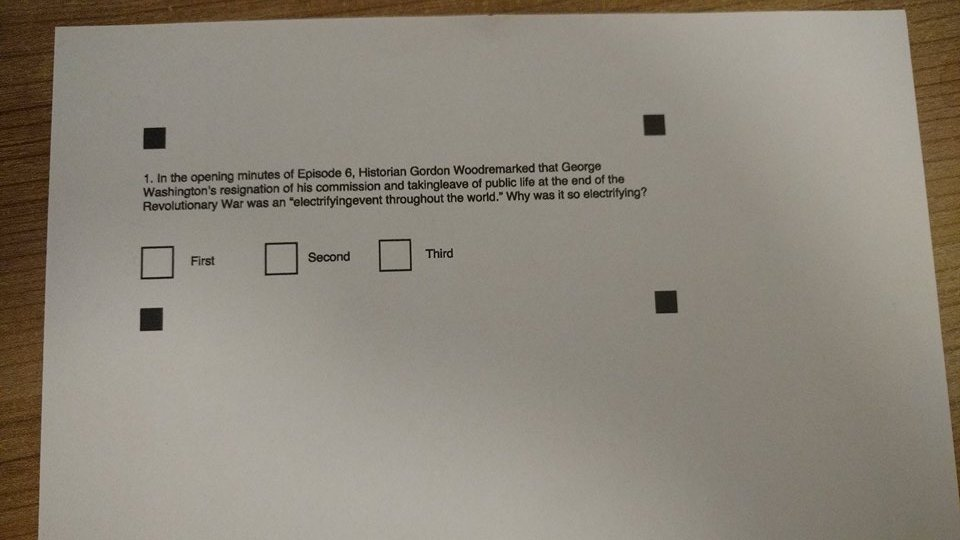
#> input picture test.jpg, 960 x 540 px
$ python -i detector.py   (imports and definitions only)   (older library calls are emulated)
#> lines starting #> are read from the running program, lines starting #| are printed output that depends on the picture; after the words box and inside, x2 and y2 are one past the last pixel; in counts of white or black regions, pixels touching at a corner belong together
#> further down, picture is the input picture: shape (540, 960, 3); mean B, G, R 122, 134.2, 141.1
import cv2
import numpy as np
import pytesseract
import textRegions as txt
from PIL import Image
from matplotlib.pyplot import imshow

class Detector:

    @staticmethod
    def isAnswer(img):
        imgray = cv2.cvtColor(img, cv2.COLOR_BGR2GRAY)
        ret, thresh = cv2.threshold(imgray, 127, 255, 0)
        _, contours, hierarchy = cv2.findContours(thresh, cv2.RETR_EXTERNAL, cv2.CHAIN_APPROX_SIMPLE)
        if contours > 0:
            return True

        return False

    @staticmethod
    def cutAnsSquare(img):
        # img = cv2.cvtColor(img, cv2.COLOR_BGR2GRAY)
        # _, contours, hierarchy = cv2.findContours(img, cv2.RETR_EXTERNAL, cv2.CHAIN_APPROX_SIMPLE)

        mser = cv2.MSER_create()
        regions, contours = mser.detectRegions(img)

        # for rect in contours:
        #     cv2.rectangle(img, (rect[0], rect[1]), (rect[0] + rect[2], rect[1] + rect[3]), (0, 0, 0), 1)
        #     cv2.imwrite("asd.png", img)

        # ONLY FOR 1 LINE ANSWERS (seeks for the tallest box)
        heights = contours[:,3]
        contour = contours[0]
        i = 0
        while i < (heights.size/4):
            i += 1
            if heights[i] > contour[3]:
                contour = contours[i]

        # cv2.rectangle(img, (contour[0], contour[1]), (contour[0] + contour[2], contour[1] + contour[3]), (200, 10, 10), 3)
        # cv2.imwrite("asd.png", img)

        return img[contour[1]:(contour[1] + contour[3]), contour[0]:(contour[0] + contour[2])]

    @staticmethod
    def readText(img):
        # [4 lines of commented-out code are left out]

        gray = cv2.cvtColor(img, cv2.COLOR_BGR2GRAY)
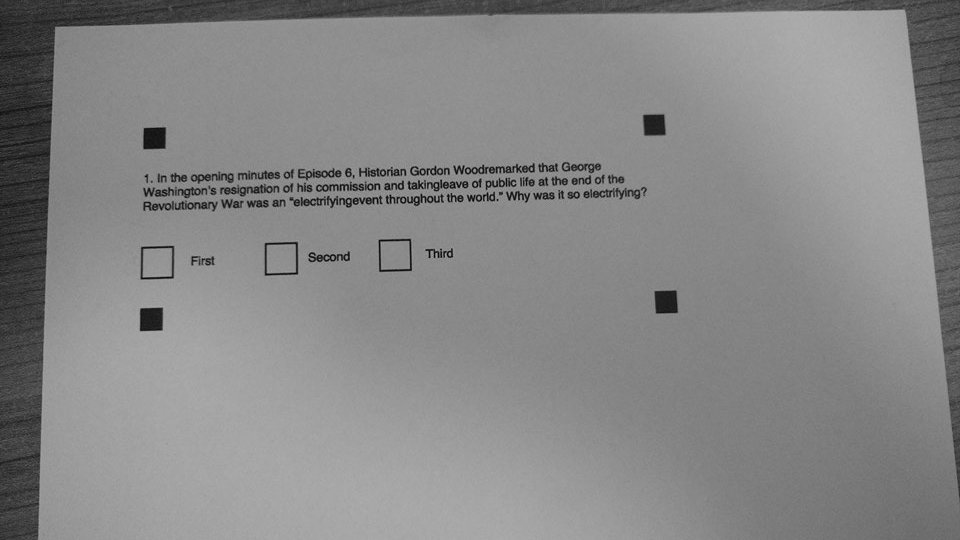
#> gray: shape (540, 960); min 1, max 176, mean 134.8
        ret, thresh2 = cv2.threshold(gray, 103, 255, cv2.THRESH_BINARY)
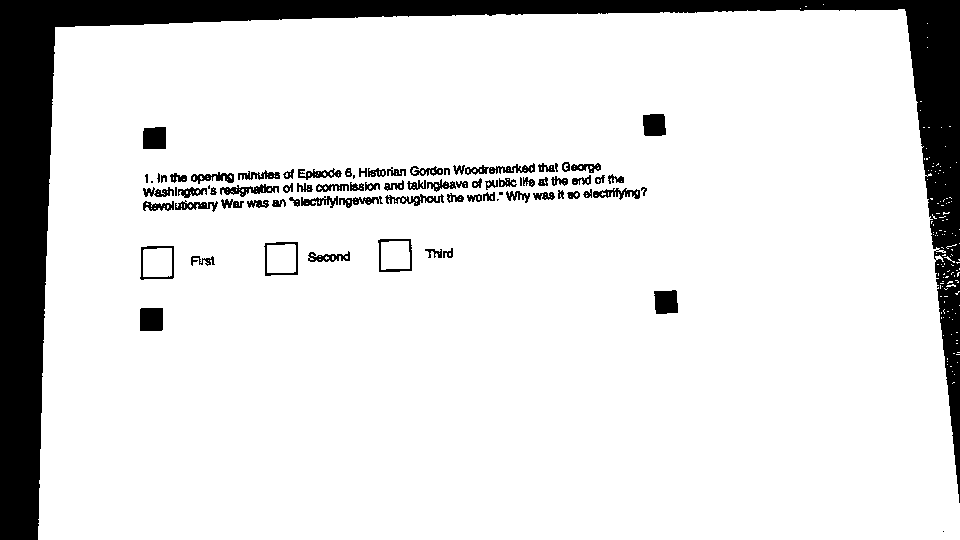
#> thresh2: shape (540, 960); 87.9% white; 81 black regions (9 under 20 px), largest, box (x1, y1, x2, y2) and area: (0, 0, 960, 540) 52145, (140, 308, 163, 331) 527, (654, 290, 678, 314) 510
        # thresh2 = cv2.adaptiveThreshold(img, 255, cv2.ADAPTIVE_THRESH_GAUSSIAN_C, cv2.THRESH_BINARY, 11, 2)
        kernel = np.ones((2, 2), np.uint8)
        thresh2 = cv2.dilate(thresh2, kernel, iterations=1)
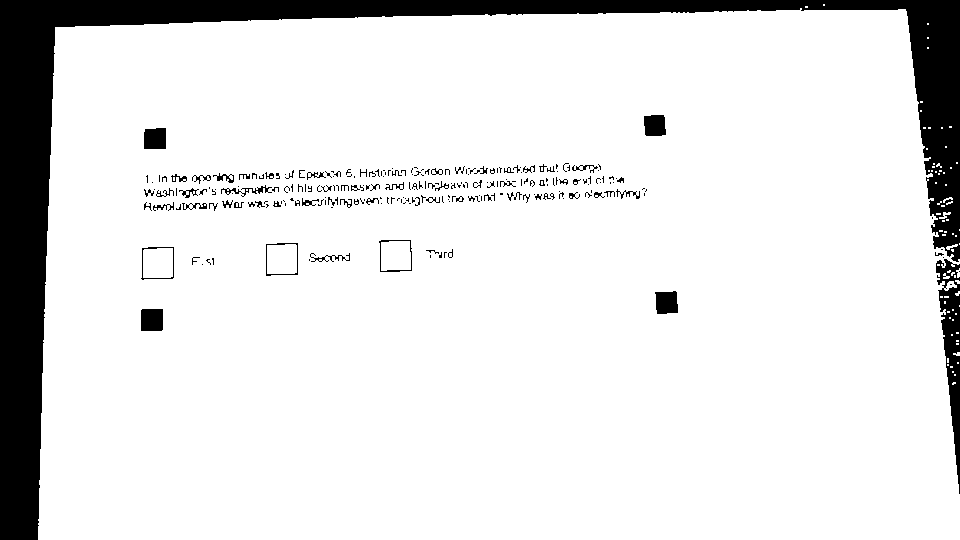
#> thresh2: shape (540, 960); 89.1% white; 241 black regions (177 under 20 px), largest, box (x1, y1, x2, y2) and area: (0, 0, 960, 540) 48472, (936, 259, 960, 494) 2461, (141, 309, 163, 331) 482
        img = cv2.erode(thresh2, kernel, iterations=1)
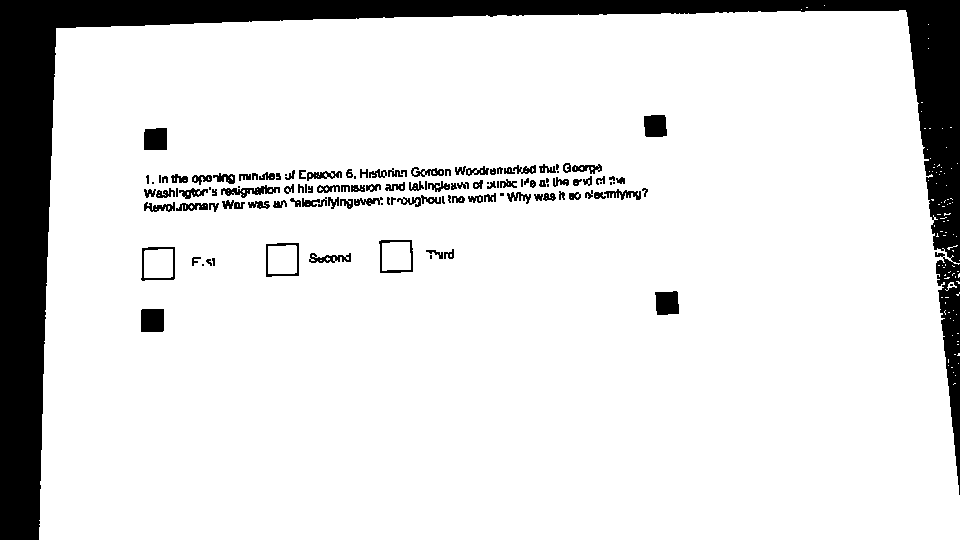
#> img: shape (540, 960); 87.9% white; 124 black regions (28 under 20 px), largest, box (x1, y1, x2, y2) and area: (0, 0, 960, 540) 53021, (141, 309, 164, 332) 527, (655, 291, 679, 315) 509

        imga = Image.fromarray(img)
        # imga.show()
#> (the run stopped early here; a loop or call above may not have finished)

$ run again, on answers.png
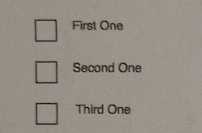
#> input picture answers.png, 202 x 133 px
#> picture is the input picture: shape (133, 202, 3); mean B, G, R 133.5, 142.2, 149.7
#> in readText, `ret, thresh2 = cv2.threshold(gray, 103, 255, cv2.THRESH_BINARY)`:
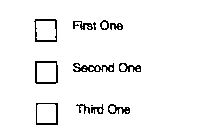
#> thresh2: shape (133, 202); 95.8% white; black in thin lines or dots, all inside (x1, y1, x2, y2) = (34, 19, 141, 125)
#> in readText, `img = cv2.erode(thresh2, kernel, iterations=1)`:
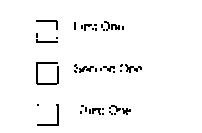
#> img: shape (133, 202); 96.7% white; black in thin lines or dots, all inside (x1, y1, x2, y2) = (36, 20, 142, 126)
